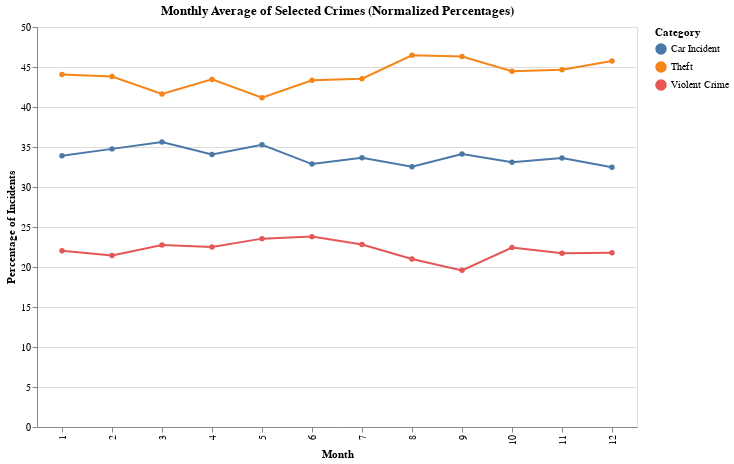

Here is the notebook cell this chart was saved with:
### Code cell
# Monthly percentages as line graph
chart_monthly_percentage = alt.Chart(monthly_percentage).mark_line(point=True).encode(
    x=alt.X('MONTH:O', title='Month', sort='ascending'),
    y=alt.Y('Percentage:Q', title='Percentage of Incidents'),
    color='Category:N',
    tooltip=['MONTH', 'Category', 'Percentage']
).properties(
    title='Monthly Average of Selected Crimes (Normalized Percentages)',
    width=600,
    height=400
)

chart_monthly_percentage

### Figure 1 — Vega specification as saved in the notebook (floating-point values rounded to 4 significant figures)
{"$schema": "https://vega.github.io/schema/vega/v5.json", "data": [{"name": "source_0", "values": [{"MONTH": 1, "Category": "Car Incident", "Count": 2596, "Percentage": 33.9}, {"MONTH": 1, "Category": "Theft", "Count": 3374, "Percentage": 44.06}, {"MONTH": 1, "Category": "Violent Crime", "Count": 1688, "Percentage": 22.04}, {"MONTH": 2, "Category": "Car Incident", "Count": 2372, "Percentage": 34.76}, {"MONTH": 2, "Category": "Theft", "Count": 2989, "Percentage": 43.81}, {"MONTH": 2, "Category": "Violent Crime", "Count": 1462, "Percentage": 21.43}, {"MONTH": 3, "Category": "Car Incident", "Count": 2540, "Percentage": 35.63}, {"MONTH": 3, "Category": "Theft", "Count": 2967, "Percentage": 41.62}, {"MONTH": 3, "Category": "Violent Crime", "Count": 1622, "Percentage": 22.75}, {"MONTH": 4, "Category": "Car Incident", "Count": 2572, "Percentage": 34.06}, {"MONTH": 4, "Category": "Theft", "Count": 3281, "Percentage": 43.45}, {"MONTH": 4, "Category": "Violent Crime", "Count": 1698, "Percentage": 22.49}, {"MONTH": 5, "Category": "Car Incident", "Count": 3108, "Percentage": 35.29}, {"MONTH": 5, "Category": "Theft", "Count": 3626, "Percentage": 41.17}, {"MONTH": 5, "Category": "Violent Crime", "Count": 2074, "Percentage": 23.55}, {"MONTH": 6, "Category": "Car Incident", "Count": 2834, "Percentage": 32.87}, {"MONTH": 6, "Category": "Theft", "Count": 3737, "Percentage": 43.34}, {"MONTH": 6, "Category": "Violent Crime", "Count": 2052, "Percentage": 23.8}, {"MONTH": 7, "Category": "Car Incident", "Count": 3048, "Percentage": 33.65}, {"MONTH": 7, "Category": "Theft", "Count": 3944, "Percentage": 43.54}, {"MONTH": 7, "Category": "Violent Crime", "Count": 2066, "Percentage": 22.81}, {"MONTH": 8, "Category": "Car Incident", "Count": 3100, "Percentage": 32.53}, {"MONTH": 8, "Category": "Theft", "Count": 4427, "Percentage": 46.46}, {"MONTH": 8, "Category": "Violent Crime", "Count": 2002, "Percentage": 21.01}, {"MONTH": 9, "Category": "Car Incident", "Count": 3133, "Percentage": 34.12}, {"MONTH": 9, "Category": "Theft", "Count": 4252, "Percentage": 46.3}, {"MONTH": 9, "Category": "Violent Crime", "Count": 1798, "Percentage": 19.58}, {"MONTH": 10, "Category": "Car Incident", "Count": 2906, "Percentage": 33.1}, {"MONTH": 10, "Category": "Theft", "Count": 3903, "Percentage": 44.46}, {"MONTH": 10, "Category": "Violent Crime", "Count": 1970, "Percentage": 22.44}, {"MONTH": 11, "Category": "Car Incident", "Count": 2401, "Percentage": 33.63}, {"MONTH": 11, "Category": "Theft", "Count": 3189, "Percentage": 44.66}, {"MONTH": 11, "Category": "Violent Crime", "Count": 1550, "Percentage": 21.71}, {"MONTH": 12, "Category": "Car Incident", "Count": 1375, "Percentage": 32.47}, {"MONTH": 12, "Category": "Theft", "Count": 1938, "Percentage": 45.76}, {"MONTH": 12, "Category": "Violent Crime", "Count": 922, "Percentage": 21.77}]}, {"name": "data_0", "values": [{"Category": "Car Incident", "MONTH": 1, "Percentage": 33.9}, {"Category": "Theft", "MONTH": 1, "Percentage": 44.06}, {"Category": "Violent Crime", "MONTH": 1, "Percentage": 22.04}, {"Category": "Car Incident", "MONTH": 2, "Percentage": 34.76}, {"Category": "Theft", "MONTH": 2, "Percentage": 43.81}, {"Category": "Violent Crime", "MONTH": 2, "Percentage": 21.43}, {"Category": "Car Incident", "MONTH": 3, "Percentage": 35.63}, {"Category": "Theft", "MONTH": 3, "Percentage": 41.62}, {"Category": "Violent Crime", "MONTH": 3, "Percentage": 22.75}, {"Category": "Car Incident", "MONTH": 4, "Percentage": 34.06}, {"Category": "Theft", "MONTH": 4, "Percentage": 43.45}, {"Category": "Violent Crime", "MONTH": 4, "Percentage": 22.49}, {"Category": "Car Incident", "MONTH": 5, "Percentage": 35.29}, {"Category": "Theft", "MONTH": 5, "Percentage": 41.17}, {"Category": "Violent Crime", "MONTH": 5, "Percentage": 23.55}, {"Category": "Car Incident", "MONTH": 6, "Percentage": 32.87}, {"Category": "Theft", "MONTH": 6, "Percentage": 43.34}, {"Category": "Violent Crime", "MONTH": 6, "Percentage": 23.8}, {"Category": "Car Incident", "MONTH": 7, "Percentage": 33.65}, {"Category": "Theft", "MONTH": 7, "Percentage": 43.54}, {"Category": "Violent Crime", "MONTH": 7, "Percentage": 22.81}, {"Category": "Car Incident", "MONTH": 8, "Percentage": 32.53}, {"Category": "Theft", "MONTH": 8, "Percentage": 46.46}, {"Category": "Violent Crime", "MONTH": 8, "Percentage": 21.01}, {"Category": "Car Incident", "MONTH": 9, "Percentage": 34.12}, {"Category": "Theft", "MONTH": 9, "Percentage": 46.3}, {"Category": "Violent Crime", "MONTH": 9, "Percentage": 19.58}, {"Category": "Car Incident", "MONTH": 10, "Percentage": 33.1}, {"Category": "Theft", "MONTH": 10, "Percentage": 44.46}, {"Category": "Violent Crime", "MONTH": 10, "Percentage": 22.44}, {"Category": "Car Incident", "MONTH": 11, "Percentage": 33.63}, {"Category": "Theft", "MONTH": 11, "Percentage": 44.66}, {"Category": "Violent Crime", "MONTH": 11, "Percentage": 21.71}, {"Category": "Car Incident", "MONTH": 12, "Percentage": 32.47}, {"Category": "Theft", "MONTH": 12, "Percentage": 45.76}, {"Category": "Violent Crime", "MONTH": 12, "Percentage": 21.77}]}, {"name": "source_0_x_domain_MONTH_0", "values": [{"MONTH": 1}, {"MONTH": 2}, {"MONTH": 3}, {"MONTH": 4}, {"MONTH": 5}, {"MONTH": 6}, {"MONTH": 7}, {"MONTH": 8}, {"MONTH": 9}, {"MONTH": 10}, {"MONTH": 11}, {"MONTH": 12}]}, {"name": "data_0_x_domain_MONTH_1", "values": [{"MONTH": 1}, {"MONTH": 2}, {"MONTH": 3}, {"MONTH": 4}, {"MONTH": 5}, {"MONTH": 6}, {"MONTH": 7}, {"MONTH": 8}, {"MONTH": 9}, {"MONTH": 10}, {"MONTH": 11}, {"MONTH": 12}]}, {"name": "source_0_color_domain_Category_0", "values": [{"Category": "Car Incident"}, {"Category": "Theft"}, {"Category": "Violent Crime"}]}, {"name": "data_0_color_domain_Category_1", "values": [{"Category": "Car Incident"}, {"Category": "Theft"}, {"Category": "Violent Crime"}]}], "marks": [{"type": "group", "name": "layer_0_pathgroup", "from": {"facet": {"data": "source_0", "name": "faceted_path_layer_0_main", "groupby": ["Category"]}}, "encode": {"update": {"width": {"field": {"signal": null, "datum": null, "group": "width", "parent": null}}, "height": {"field": {"signal": null, "datum": null, "group": "height", "parent": null}}}}, "marks": [{"type": "line", "name": "layer_0_marks", "from": {"data": "faceted_path_layer_0_main"}, "sort": {"field": "x"}, "encode": {"update": {"stroke": {"field": "Category", "scale": "color"}, "x": {"field": "MONTH", "scale": "x"}, "defined": {"signal": "isValid(datum[\"Percentage\"]) && isFinite(+datum[\"Percentage\"])"}, "y": {"field": "Percentage", "scale": "y"}, "tooltip": {"signal": "{\"MONTH\": format(datum[\"MONTH\"], \"\"), \"Category\": isValid(datum[\"Category\"]) ? datum[\"Category\"] : \"\"+datum[\"Category\"], \"Percentage\": format(datum[\"Percentage\"], \"\")}"}}}, "style": ["line"]}]}, {"type": "symbol", "name": "layer_1_marks", "from": {"data": "data_0"}, "encode": {"update": {"opacity": {"value": 1}, "fill": {"field": "Category", "scale": "color"}, "tooltip": {"signal": "{\"MONTH\": format(datum[\"MONTH\"], \"\"), \"Category\": isValid(datum[\"Category\"]) ? datum[\"Category\"] : \"\"+datum[\"Category\"], \"Percentage\": format(datum[\"Percentage\"], \"\")}"}, "x": {"field": "MONTH", "scale": "x"}, "y": {"field": "Percentage", "scale": "y"}}}, "style": ["point"]}], "scales": [{"name": "x", "type": "point", "domain": {"fields": [{"data": "source_0_x_domain_MONTH_0", "field": "MONTH"}, {"data": "data_0_x_domain_MONTH_1", "field": "MONTH"}], "sort": true}, "range": [0, {"signal": "width"}], "padding": 0.5}, {"name": "y", "type": "linear", "domain": {"fields": [{"data": "source_0", "field": "Percentage"}, {"data": "data_0", "field": "Percentage"}]}, "range": [{"signal": "height"}, 0], "zero": true, "nice": true}, {"name": "color", "type": "ordinal", "domain": {"fields": [{"data": "source_0_color_domain_Category_0", "field": "Category"}, {"data": "data_0_color_domain_Category_1", "field": "Category"}], "sort": true}, "range": "category"}], "axes": [{"scale": "y", "grid": true, "domain": false, "labels": false, "maxExtent": 0, "ticks": false, "zindex": 0, "orient": "left", "tickCount": {"signal": "ceil(height/40)"}, "gridScale": "x", "minExtent": 0, "aria": false}, {"scale": "x", "zindex": 0, "title": "Month", "labelAlign": "right", "labelAngle": 270, "orient": "bottom", "grid": false, "labelBaseline": "middle"}, {"scale": "y", "labelOverlap": true, "tickCount": {"signal": "ceil(height/40)"}, "title": "Percentage of Incidents", "zindex": 0, "grid": false, "orient": "left"}], "title": {"text": "Monthly Average of Selected Crimes (Normalized Percentages)", "frame": "group"}, "style": "cell", "legends": [{"stroke": "color", "symbolType": "circle", "title": "Category", "fill": "color", "encode": {"symbols": {"update": {"opacity": {"value": 1}}}}}], "background": "white", "width": 600, "padding": 5, "height": 400}
